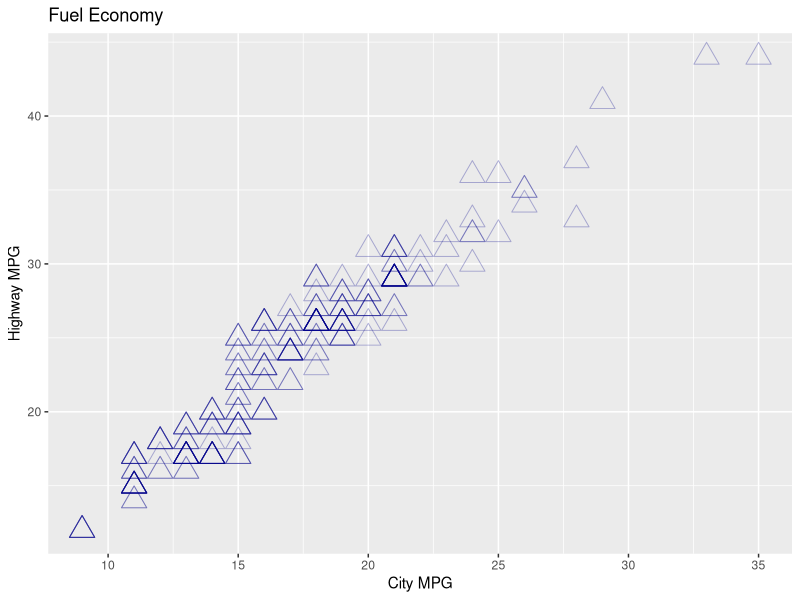
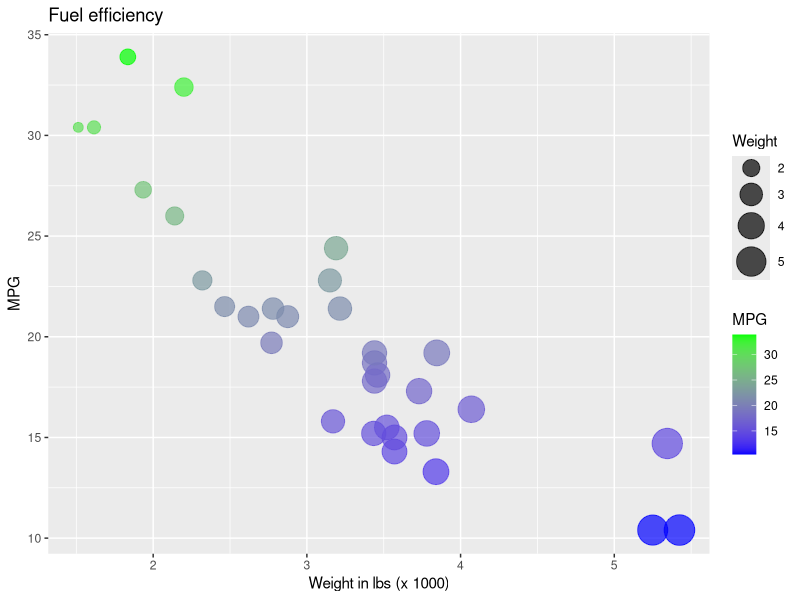

Source code (R) for these figures, in order:
# Tue Oct 13 16:27:38 2020 ------------------------------
# Data Visualization in R
# SOC500 Workshop
# John A. Bernau
# Visualizing data with ggplot2
# -------------------------------------------------------
require(tidyverse)

# EXERCISE ANSWERS --------------------------------------


# DV EX1
# Use the “mpg” dataset (built-in) to make a scatterplot of “city mpg” and “highway mpg” (two quantitative variables in the dataset). Change axes labels and give your plot a title. Change the points to dark blue triangles and change size to 6 and opacity to 0.3.

ggplot(mpg, aes(cty, hwy)) + 
  geom_point(color="darkblue", shape=2, size=6, alpha=0.3) +
  labs(x="City MPG", y="Highway MPG", title="Fuel Economy")


# DV EX2
# Use the “mtcars” dataset (built-in) to make a scatterplot of “weight” and “mpg”. Change axes labels and give your plot a title. Set the alpha of all points to 0.7.
# 
# Set the color of the points to the “mpg” variable (continuous). Also, set this color parameter so that high mpgs are colored green and low mpgs are colored blue. Title the legend “MPG”.
# 
# Set the size of the points to the “wt” variable (continuous). Also, to make the small points more readable, set the range of sizes to go from 3-10. Title this legend “Weight”.


ggplot(mtcars, aes(wt, mpg)) + 
  geom_point(alpha=0.7, aes(size=wt, color=mpg)) +
  scale_size_continuous(name="Weight", range=c(3,10)) +
  scale_color_gradient(name="MPG", low="blue", high="green") +
  labs(x="Weight in lbs (x 1000)", y="MPG", title="Fuel efficiency")

